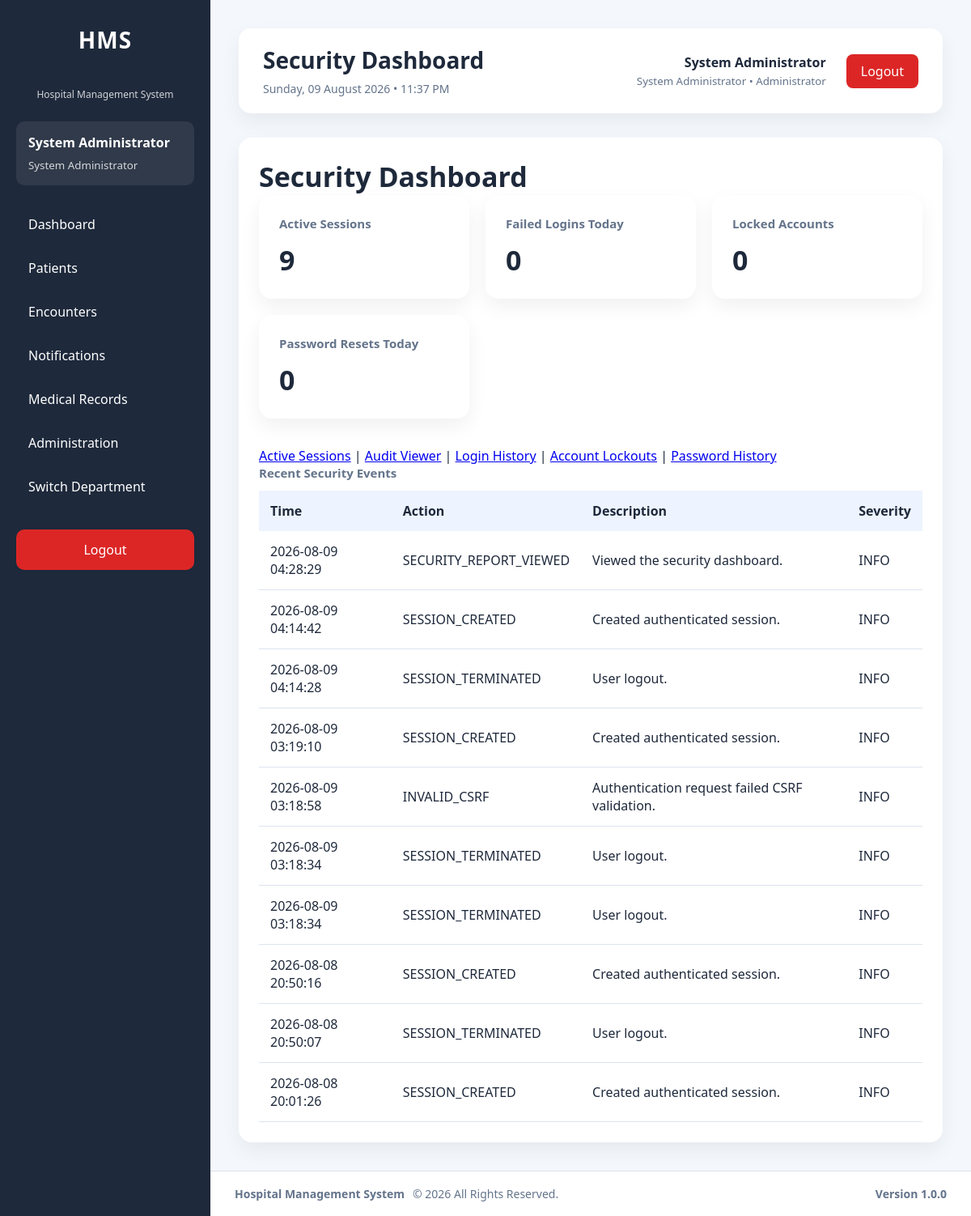
The page /modules/administration/security/dashboard.php (signed in) on the database as committed earlier.
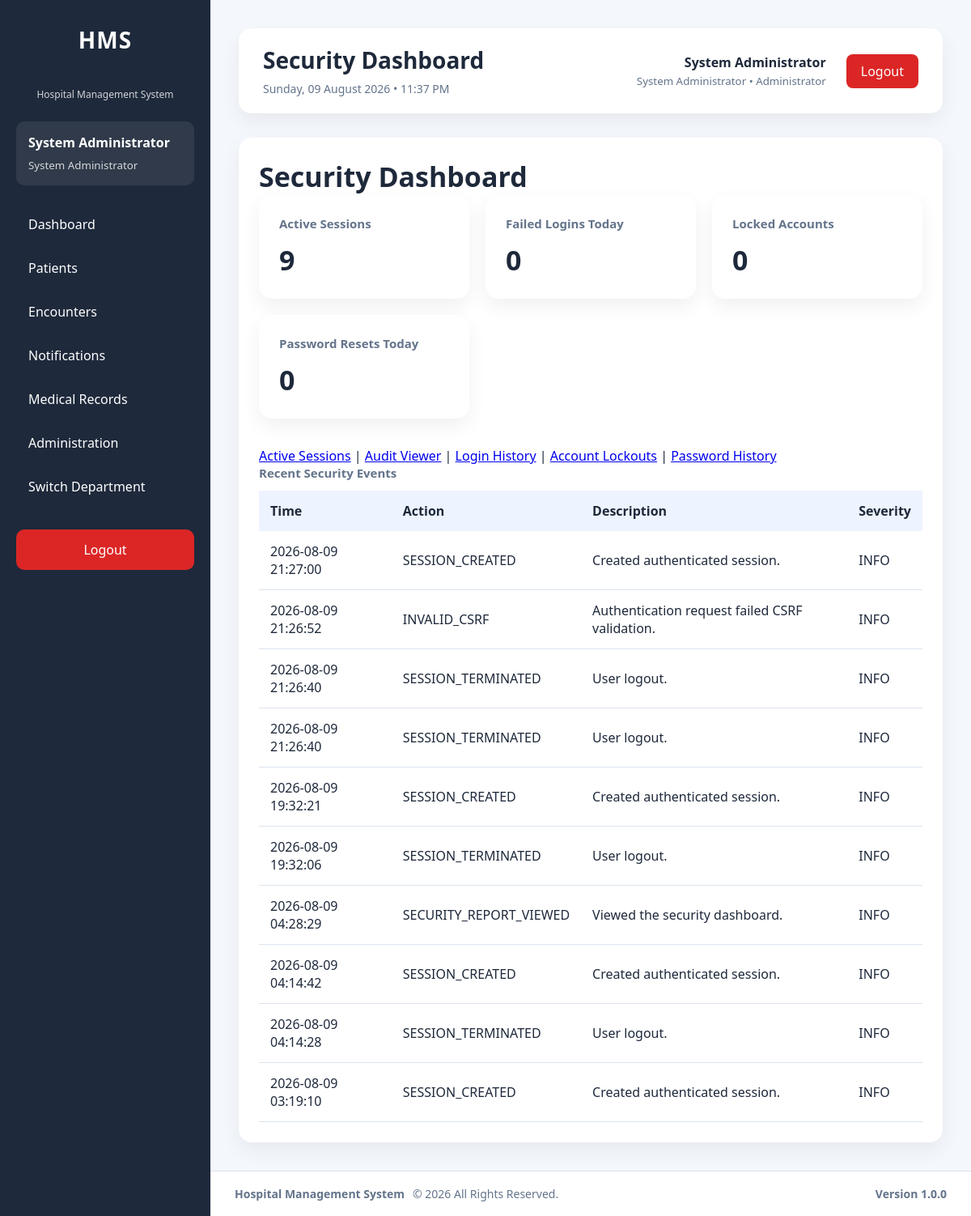
The same page on the database as committed later.
### tables this page shows
CREATE TABLE `audit_logs` (
  `id` int(11) NOT NULL AUTO_INCREMENT,
  `user_id` int(11) DEFAULT NULL,
  `visit_id` int(11) DEFAULT NULL,
  `patient_id` int(11) DEFAULT NULL,
  `module` varchar(100) NOT NULL,
  `action` varchar(100) NOT NULL,
  `description` text DEFAULT NULL,
  `ip_address` varchar(50) DEFAULT NULL,
  `user_agent` varchar(255) DEFAULT NULL,
  `department_id` int(11) DEFAULT NULL,
  `severity` varchar(20) NOT NULL DEFAULT 'INFO',
  `event_type` varchar(100) NOT NULL DEFAULT 'GENERAL',
  `created_at` timestamp NOT NULL DEFAULT current_timestamp(),
  PRIMARY KEY (`id`),
  KEY `idx_audit_user` (`user_id`),
  KEY `idx_audit_visit` (`visit_id`),
  KEY `idx_audit_patient_created` (`patient_id`,`created_at`),
  KEY `idx_audit_module` (`module`),
  KEY `idx_audit_created` (`created_at`),
  KEY `idx_audit_action_created` (`action`,`created_at`),
  KEY `idx_audit_user_created` (`user_id`,`created_at`),
  KEY `idx_audit_ip_created` (`ip_address`,`created_at`),
  KEY `idx_audit_department_created` (`department_id`,`created_at`),
  KEY `idx_audit_module_created` (`module`,`created_at`),
  KEY `idx_audit_event_created` (`event_type`,`created_at`),
  KEY `idx_audit_severity_created` (`severity`,`created_at`),
  KEY `idx_audit_visit_created` (`visit_id`,`created_at`),
  CONSTRAINT `fk_audit_department` FOREIGN KEY (`department_id`) REFERENCES `departments` (`id`) ON DELETE SET NULL ON UPDATE CASCADE,
  CONSTRAINT `fk_audit_patient` FOREIGN KEY (`patient_id`) REFERENCES `patients` (`id`) ON DELETE SET NULL ON UPDATE CASCADE,
  CONSTRAINT `fk_audit_user` FOREIGN KEY (`user_id`) REFERENCES `users` (`id`) ON DELETE SET NULL ON UPDATE CASCADE,
  CONSTRAINT `fk_audit_visit` FOREIGN KEY (`visit_id`) REFERENCES `visits` (`id`) ON DELETE SET NULL ON UPDATE CASCADE
);

### modules/administration/security/bootstrap.php (called while the page is built, shortened)
<?php
require_once __DIR__ . '/../../../config/auth.php';
require_once __DIR__ . '/../../../config/helpers.php';
require_once __DIR__ . '/../../../services/SessionService.php';
require_once __DIR__ . '/../../../services/AuditService.php';
$securityAuditService = new AuditService($pdo);

### services/AuditService.php (called while the page is built, shortened)
<?php
class AuditService
{
    private PDO $db;
    public function __construct(PDO $db)
    {
        $this->db = $db;
    }
    private function getClientIp(): string
    {
        $keys = [
            'HTTP_CLIENT_IP',
            'HTTP_X_FORWARDED_FOR',
            'REMOTE_ADDR'
        ];
        foreach ($keys as $key) {
            if (!empty($_SERVER[$key])) {
                return trim(explode(',', $_SERVER[$key])[0]);
            }
        }
        return 'UNKNOWN';
    }
    public function search(array $filters = [], int $page = 1, int $perPage = 50): array
    {
        $page = max(1, $page);
        $perPage = min(100, max(1, $perPage));
        $where = [];
        $parameters = [];
        if (!empty($filters['module'])) {
            $where[] = 'a.module = :module';
            $parameters[':module'] = $filters['module'];
        }
        $condition = $where ? ' WHERE ' . implode(' AND ', $where) : '';
        $countStmt = $this->db->prepare('SELECT COUNT(*) FROM audit_logs a' . $condition);
        $countStmt->execute($parameters);
        $total = (int)$countStmt->fetchColumn();
        $sql = '
            SELECT a.*, u.first_name, u.last_name, u.username,
                   d.department_name
            FROM audit_logs a
            LEFT JOIN users u ON u.id = a.user_id
            LEFT JOIN departments d ON d.id = a.department_id
        ' . $condition . ' ORDER BY a.created_at DESC, a.id DESC LIMIT :limit OFFSET :offset';
        $stmt = $this->db->prepare($sql);
        foreach ($parameters as $key => $value) {
            $stmt->bindValue($key, $value);
        }
        $stmt->bindValue(':limit', $perPage, PDO::PARAM_INT);
        $stmt->bindValue(':offset', ($page - 1) * $perPage, PDO::PARAM_INT);
        $stmt->execute();
        return [
            'success' => true,
            'data' => $stmt->fetchAll(PDO::FETCH_ASSOC),
            'total' => $total,
            'page' => $page,
            'per_page' => $perPage,
            'errors' => []
        ];
    }
    public function securitySummary(): array
    {
        $queries = [
            'active_sessions' => "SELECT COUNT(*) FROM active_sessions WHERE status = 'Active'",
            'failed_logins_today' => "SELECT COUNT(*) FROM audit_logs WHERE action = 'LOGIN_FAILED' AND created_at >= CURDATE()",
            'locked_accounts' => "SELECT COUNT(*) FROM users WHERE locked_at IS NOT NULL",
            'password_resets_today' => "SELECT COUNT(*) FROM audit_logs WHERE action = 'PASSWORD_RESET' AND created_at >= CURDATE()",
            'security_events_today' => "SELECT COUNT(*) FROM audit_logs WHERE module = 'Security' AND created_at >= CURDATE()"
        ];
        $summary = [];
        foreach ($queries as $key => $sql) {
            $summary[$key] = (int)$this->db->query($sql)->fetchColumn();
        }
        return ['success' => true, 'data' => $summary, 'errors' => []];
    }
}

### config/helpers.php (called while the page is built, shortened)
<?php
function e($value): string
{
    return htmlspecialchars(
        (string)$value,
        ENT_QUOTES,
        'UTF-8'
    );
}

### modules/administration/security/dashboard.php (the view, shortened to what the changed rows need)
<?php
require_once __DIR__ . '/bootstrap.php';
$securityAuditService->log(
    (int)$currentUser['id'],
    null,
    'Security',
    'SECURITY_REPORT_VIEWED',
    'Viewed the security dashboard.',
    $_SESSION['active_department_id'] ?? null,
    'INFO',
    'SECURITY_REPORT_VIEWED'
);
$summary = $securityAuditService->securitySummary()['data'] ?? [];
$recent = $securityAuditService->search(['module' => 'Security'], 1, 10)['data'] ?? [];
require_once __DIR__ . '/../../../layouts/header.php';
require_once __DIR__ . '/../../../layouts/sidebar.php';
?>
<main class="content">
    <?php require_once __DIR__ . '/../../../layouts/navbar.php'; ?>
    <section class="card">
        <h2>Security Dashboard</h2>
        <div class="stats">
            <div class="card"><h3>Active Sessions</h3><h2><?= (int)($summary['active_sessions'] ?? 0) ?></h2></div>
            <div class="card"><h3>Failed Logins Today</h3><h2><?= (int)($summary['failed_logins_today'] ?? 0) ?></h2></div>
            <div class="card"><h3>Locked Accounts</h3><h2><?= (int)($summary['locked_accounts'] ?? 0) ?></h2></div>
            <div class="card"><h3>Password Resets Today</h3><h2><?= (int)($summary['password_resets_today'] ?? 0) ?></h2></div>
        </div>
        <table><thead><tr><th>Time</th><th>Action</th><th>Description</th><th>Severity</th></tr></thead><tbody>
        <?php foreach ($recent as $event): ?><tr><td><?= e($event['created_at']) ?></td><td><?= e($event['action']) ?></td><td><?= e($event['description']) ?></td><td><?= e($event['severity']) ?></td></tr><?php endforeach; ?>
        </tbody></table>
    </section>
</main>
<?php require_once __DIR__ . '/../../../layouts/footer.php'; ?>

Rows that differ between the two databases and show on the page:
no longer on this page (row unchanged): audit_logs: created_at "2026-08-09 03:18:58", action "INVALID_CSRF", description "Authentication request failed CSRF validation.", severity "INFO"
no longer on this page (row unchanged): audit_logs: created_at "2026-08-09 03:18:34", action "SESSION_TERMINATED", description "User logout.", severity "INFO"
no longer on this page (row unchanged): audit_logs: created_at "2026-08-09 03:18:34", action "SESSION_TERMINATED", description "User logout.", severity "INFO"
no longer on this page (row unchanged): audit_logs: created_at "2026-08-08 20:50:16", action "SESSION_CREATED", description "Created authenticated session.", severity "INFO"
no longer on this page (row unchanged): audit_logs: created_at "2026-08-08 20:50:07", action "SESSION_TERMINATED", description "User logout.", severity "INFO"
no longer on this page (row unchanged): audit_logs: created_at "2026-08-08 20:01:26", action "SESSION_CREATED", description "Created authenticated session.", severity "INFO"
added audit_logs: created_at "2026-08-09 21:27:00", action "SESSION_CREATED", description "Created authenticated session.", severity "INFO"
added audit_logs: created_at "2026-08-09 21:26:52", action "INVALID_CSRF", description "Authentication request failed CSRF validation.", severity "INFO"
added audit_logs: created_at "2026-08-09 21:26:40", action "SESSION_TERMINATED", description "User logout.", severity "INFO"
added audit_logs: created_at "2026-08-09 21:26:40", action "SESSION_TERMINATED", description "User logout.", severity "INFO"
added audit_logs: created_at "2026-08-09 19:32:21", action "SESSION_CREATED", description "Created authenticated session.", severity "INFO"
added audit_logs: created_at "2026-08-09 19:32:06", action "SESSION_TERMINATED", description "User logout.", severity "INFO"
